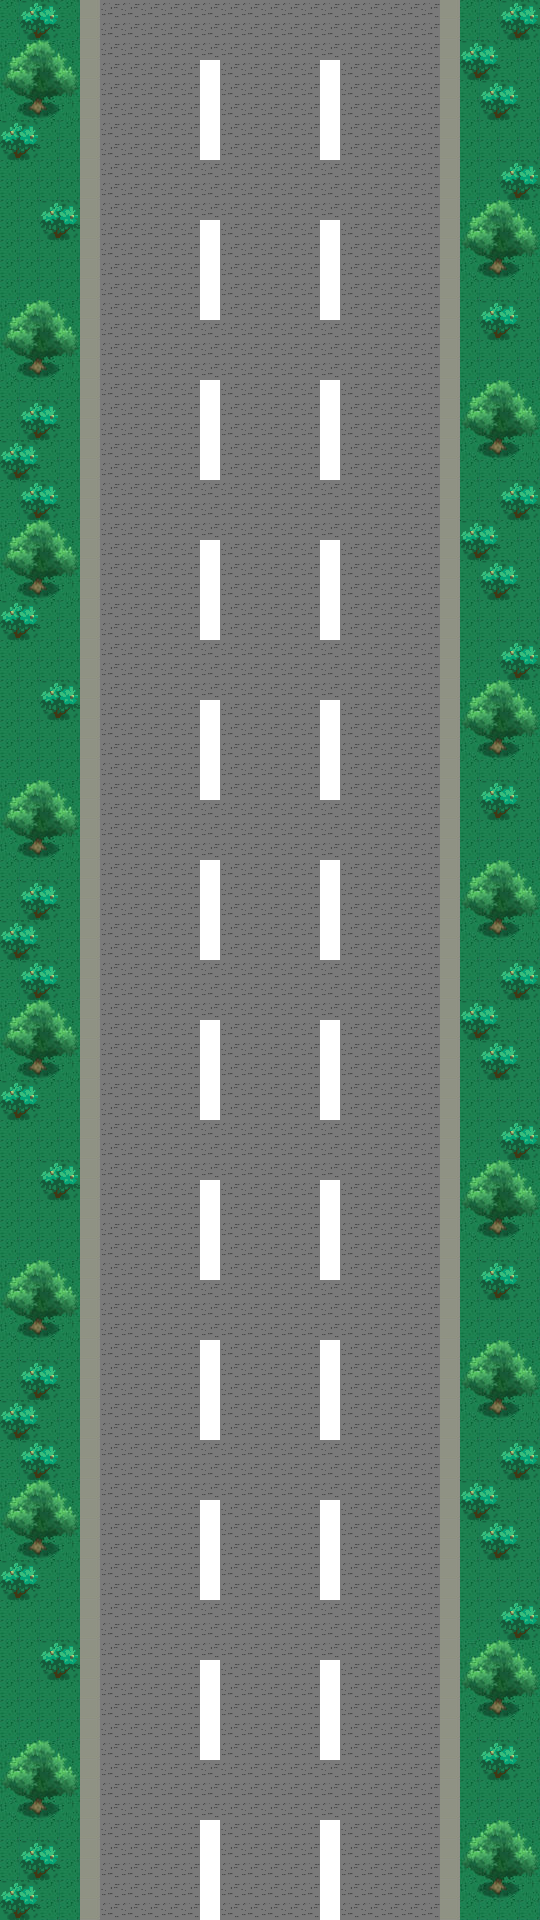

A level layout from a 2D game, rendered from its tile map. Below: a short description, then the map file with tile-grid data replaced by summaries:
An orthogonal 27x96 tile map with 20x20 px tiles, 1 tile layer (Tile Layer 1), 9 tilesets.

<map version="1.0" orientation="orthogonal" renderorder="right-down" width="27" height="96" tilewidth="20" tileheight="20" nextobjectid="1">
 <tileset firstgid="1" name="greyTile" tilewidth="20" tileheight="20" tilecount="1" columns="1">
  <image source="greyTile.png" trans="00ff00" width="20" height="20" />
 </tileset>
 <tileset firstgid="2" name="streetTile" tilewidth="20" tileheight="20" tilecount="1" columns="1">
  <image source="streetTile.png" trans="00ff00" width="20" height="20" />
 </tileset>
 <tileset firstgid="3" name="whiteGreyTile" tilewidth="20" tileheight="20" tilecount="1" columns="1">
  <image source="whiteGreyTile.png" trans="00ff00" width="20" height="20" />
 </tileset>
 <tileset firstgid="4" name="Grass3" tilewidth="20" tileheight="20" tilecount="1" columns="1">
  <image source="Grass3.png" trans="00ff00" width="20" height="20" />
 </tileset>
 <tileset firstgid="5" name="treeTileBG2" tilewidth="20" tileheight="20" tilecount="4" columns="2">
  <image source="treeTileBG2.png" trans="00ff00" width="40" height="40" />
 </tileset>
 <tileset firstgid="9" name="bigTreeTile2" tilewidth="20" tileheight="20" tilecount="16" columns="4">
  <image source="bigTreeTile2.png" trans="00ff00" width="80" height="80" />
 </tileset>
 <tileset firstgid="25" name="NewStreetTile" tilewidth="20" tileheight="20" tilecount="1" columns="1">
  <image source="NewStreetTile.png" trans="00ff00" width="20" height="20" />
 </tileset>
 <tileset firstgid="26" name="NewStreetTile3" tilewidth="20" tileheight="20" tilecount="1" columns="1">
  <image source="NewStreetTile3.png" trans="00ff00" width="20" height="20" />
 </tileset>
 <tileset firstgid="27" name="whiteTile" tilewidth="20" tileheight="20" tilecount="1" columns="1">
  <image source="whiteTile.png" trans="00ff00" width="20" height="20" />
 </tileset>
 <layer name="Tile Layer 1" width="27" height="96">
  <data>[2592 cells, 2592 non-empty, 24 distinct tile ids]</data>
 </layer>
</map>
